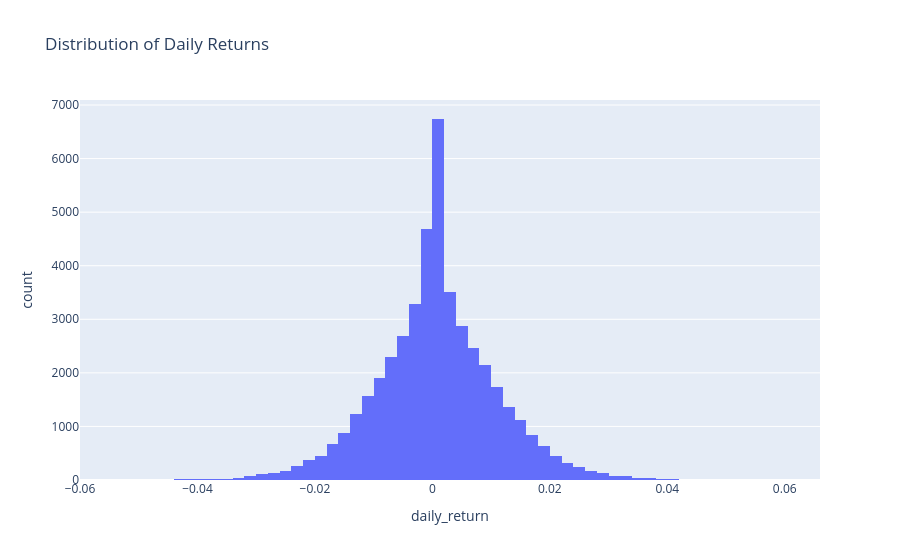

Notebook code cell kept with this figure:
### Code cell
fig = px.histogram(
    nav_analysis,
    x="daily_return",
    nbins=100,
    title="Distribution of Daily Returns"
)

fig.show()

### Figure 1 — Plotly figure (JSON) as saved in the notebook; plotly's stock layout.template omitted (floating-point values rounded to 4 significant figures; data arrays with more than 128 entries replaced by an {"elided": "..."} marker saying what was removed)
{"data": [{"bingroup": "x", "hovertemplate": "daily_return=%{x}<br>count=%{y}<extra></extra>", "legendgroup": "", "marker": {"color": "#636efa", "pattern": {"shape": ""}}, "name": "", "nbinsx": 100, "orientation": "v", "showlegend": false, "type": "histogram", "x": {"elided": "46000 float values"}, "xaxis": "x", "yaxis": "y"}], "layout": {"barmode": "relative", "legend": {"tracegroupgap": 0}, "title": {"text": "Distribution of Daily Returns"}, "xaxis": {"anchor": "y", "domain": [0, 1], "title": {"text": "daily_return"}}, "yaxis": {"anchor": "x", "domain": [0, 1], "title": {"text": "count"}}}}
